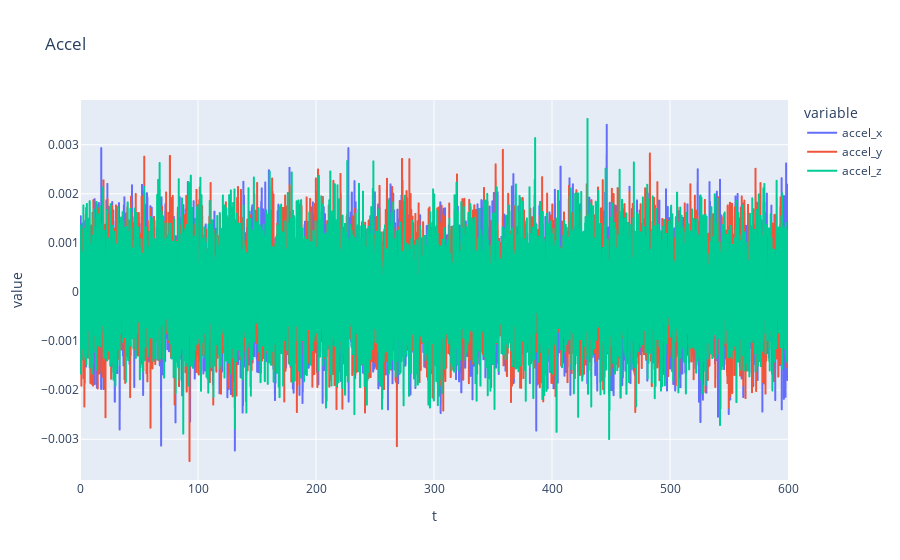

Notebook source saved alongside this figure:
### Code cell
px.line(df_x, x="t", y=["accel_x","accel_y","accel_z"], title='Accel')

### Figure 1 — Plotly figure (JSON) as saved in the notebook; plotly's stock layout.template omitted (floating-point values rounded to 4 significant figures; data arrays with more than 128 entries replaced by an {"elided": "..."} marker saying what was removed)
{"data": [{"hovertemplate": "variable=accel_x<br>t=%{x}<br>value=%{y}<extra></extra>", "legendgroup": "accel_x", "line": {"color": "#636efa", "dash": "solid"}, "mode": "lines", "name": "accel_x", "showlegend": true, "type": "scattergl", "x": {"elided": "6000 float values"}, "xaxis": "x", "y": {"elided": "6000 float values"}, "yaxis": "y"}, {"hovertemplate": "variable=accel_y<br>t=%{x}<br>value=%{y}<extra></extra>", "legendgroup": "accel_y", "line": {"color": "#EF553B", "dash": "solid"}, "mode": "lines", "name": "accel_y", "showlegend": true, "type": "scattergl", "x": {"elided": "6000 float values"}, "xaxis": "x", "y": {"elided": "6000 float values"}, "yaxis": "y"}, {"hovertemplate": "variable=accel_z<br>t=%{x}<br>value=%{y}<extra></extra>", "legendgroup": "accel_z", "line": {"color": "#00cc96", "dash": "solid"}, "mode": "lines", "name": "accel_z", "showlegend": true, "type": "scattergl", "x": {"elided": "6000 float values"}, "xaxis": "x", "y": {"elided": "6000 float values"}, "yaxis": "y"}], "layout": {"legend": {"title": {"text": "variable"}, "tracegroupgap": 0}, "title": {"text": "Accel"}, "xaxis": {"anchor": "y", "domain": [0, 1], "title": {"text": "t"}}, "yaxis": {"anchor": "x", "domain": [0, 1], "title": {"text": "value"}}}}
